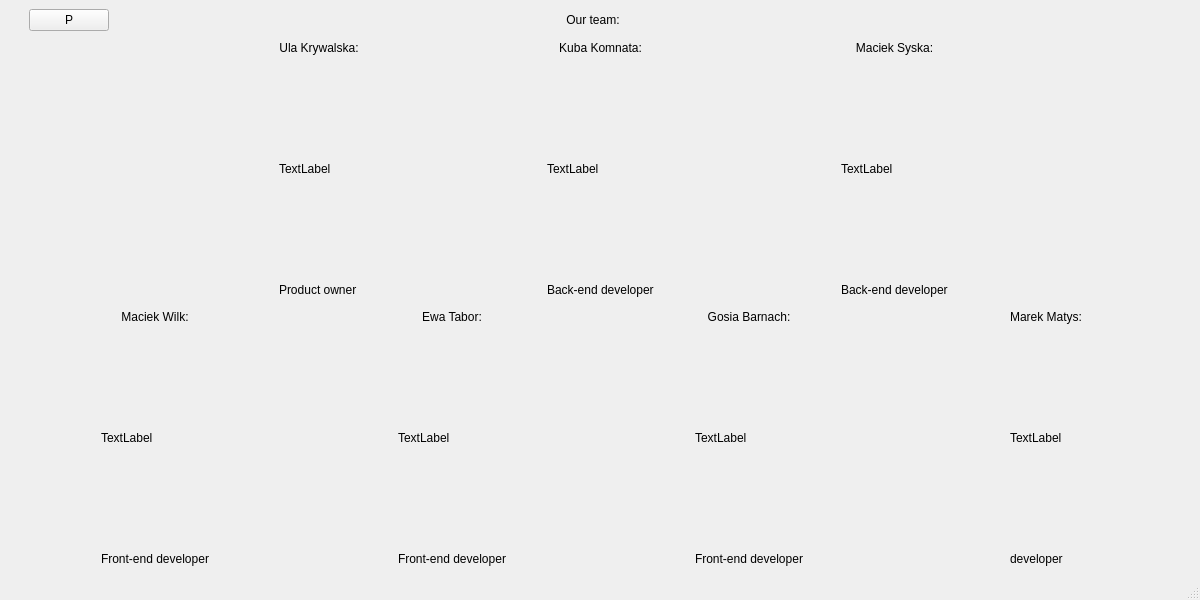
<?xml version="1.0" encoding="UTF-8"?>
<ui version="4.0">
 <class>MainWindow</class>
 <widget class="QMainWindow" name="MainWindow">
  <property name="geometry">
   <rect>
    <x>0</x>
    <y>0</y>
    <width>1200</width>
    <height>600</height>
   </rect>
  </property>
  <property name="windowTitle">
   <string>MainWindow</string>
  </property>
  <widget class="QWidget" name="centralwidget">
   <layout class="QGridLayout" name="gridLayout_2" rowstretch="0,0,0">
    <item row="1" column="0" colspan="4">
     <layout class="QHBoxLayout" name="horizontalLayout_2">
      <item>
       <layout class="QGridLayout" name="gridLayout_5" rowstretch="1,10,1">
        <item row="1" column="0">
         <spacer name="horizontalSpacer_2">
          <property name="orientation">
           <enum>Qt::Horizontal</enum>
          </property>
          <property name="sizeType">
           <enum>QSizePolicy::Expanding</enum>
          </property>
          <property name="sizeHint" stdset="0">
           <size>
            <width>40</width>
            <height>20</height>
           </size>
          </property>
         </spacer>
        </item>
        <item row="1" column="1">
         <widget class="QLabel" name="label_ula_img">
          <property name="text">
           <string>TextLabel</string>
          </property>
         </widget>
        </item>
        <item row="1" column="2">
         <spacer name="horizontalSpacer_3">
          <property name="orientation">
           <enum>Qt::Horizontal</enum>
          </property>
          <property name="sizeType">
           <enum>QSizePolicy::Minimum</enum>
          </property>
          <property name="sizeHint" stdset="0">
           <size>
            <width>40</width>
            <height>20</height>
           </size>
          </property>
         </spacer>
        </item>
        <item row="2" column="1">
         <widget class="QLabel" name="label_ula_desc">
          <property name="text">
           <string>Product owner</string>
          </property>
         </widget>
        </item>
        <item row="0" column="1">
         <widget class="QLabel" name="label_ula">
          <property name="text">
           <string>Ula Krywalska:</string>
          </property>
          <property name="alignment">
           <set>Qt::AlignCenter</set>
          </property>
         </widget>
        </item>
       </layout>
      </item>
      <item>
       <layout class="QGridLayout" name="gridLayout_6" rowstretch="1,10,1">
        <item row="1" column="0">
         <spacer name="horizontalSpacer_6">
          <property name="orientation">
           <enum>Qt::Horizontal</enum>
          </property>
          <property name="sizeType">
           <enum>QSizePolicy::Expanding</enum>
          </property>
          <property name="sizeHint" stdset="0">
           <size>
            <width>40</width>
            <height>20</height>
           </size>
          </property>
         </spacer>
        </item>
        <item row="0" column="1">
         <widget class="QLabel" name="label_kuba">
          <property name="text">
           <string>Kuba Komnata:</string>
          </property>
          <property name="alignment">
           <set>Qt::AlignCenter</set>
          </property>
         </widget>
        </item>
        <item row="1" column="1">
         <widget class="QLabel" name="label_kuba_img">
          <property name="text">
           <string>TextLabel</string>
          </property>
         </widget>
        </item>
        <item row="2" column="1">
         <widget class="QLabel" name="label_kuba_desc">
          <property name="text">
           <string>Back-end developer</string>
          </property>
         </widget>
        </item>
        <item row="1" column="2">
         <spacer name="horizontalSpacer_7">
          <property name="orientation">
           <enum>Qt::Horizontal</enum>
          </property>
          <property name="sizeType">
           <enum>QSizePolicy::Expanding</enum>
          </property>
          <property name="sizeHint" stdset="0">
           <size>
            <width>40</width>
            <height>20</height>
           </size>
          </property>
         </spacer>
        </item>
       </layout>
      </item>
      <item>
       <layout class="QGridLayout" name="gridLayout_7" rowstretch="1,10,1">
        <item row="1" column="1">
         <widget class="QLabel" name="label_maciek_s_img">
          <property name="text">
           <string>TextLabel</string>
          </property>
         </widget>
        </item>
        <item row="0" column="1">
         <widget class="QLabel" name="label_maciek_s">
          <property name="text">
           <string>Maciek Syska:</string>
          </property>
          <property name="alignment">
           <set>Qt::AlignCenter</set>
          </property>
         </widget>
        </item>
        <item row="2" column="1">
         <widget class="QLabel" name="label_maciek_s_desc">
          <property name="text">
           <string>Back-end developer</string>
          </property>
         </widget>
        </item>
        <item row="1" column="2">
         <spacer name="horizontalSpacer_8">
          <property name="orientation">
           <enum>Qt::Horizontal</enum>
          </property>
          <property name="sizeHint" stdset="0">
           <size>
            <width>40</width>
            <height>20</height>
           </size>
          </property>
         </spacer>
        </item>
        <item row="1" column="0">
         <spacer name="horizontalSpacer_9">
          <property name="orientation">
           <enum>Qt::Horizontal</enum>
          </property>
          <property name="sizeType">
           <enum>QSizePolicy::Minimum</enum>
          </property>
          <property name="sizeHint" stdset="0">
           <size>
            <width>40</width>
            <height>20</height>
           </size>
          </property>
         </spacer>
        </item>
       </layout>
      </item>
     </layout>
    </item>
    <item row="2" column="0" colspan="4">
     <layout class="QHBoxLayout" name="horizontalLayout_4">
      <item>
       <layout class="QGridLayout" name="gridLayout" rowstretch="1,10,1">
        <item row="1" column="2">
         <spacer name="horizontalSpacer_4">
          <property name="orientation">
           <enum>Qt::Horizontal</enum>
          </property>
          <property name="sizeHint" stdset="0">
           <size>
            <width>40</width>
            <height>20</height>
           </size>
          </property>
         </spacer>
        </item>
        <item row="1" column="1">
         <widget class="QLabel" name="label_maciek_w_img">
          <property name="text">
           <string>TextLabel</string>
          </property>
         </widget>
        </item>
        <item row="1" column="0">
         <spacer name="horizontalSpacer_5">
          <property name="orientation">
           <enum>Qt::Horizontal</enum>
          </property>
          <property name="sizeHint" stdset="0">
           <size>
            <width>40</width>
            <height>20</height>
           </size>
          </property>
         </spacer>
        </item>
        <item row="0" column="1">
         <widget class="QLabel" name="label_maciek_w">
          <property name="text">
           <string>Maciek Wilk:</string>
          </property>
          <property name="alignment">
           <set>Qt::AlignCenter</set>
          </property>
         </widget>
        </item>
        <item row="2" column="1">
         <widget class="QLabel" name="label_maciek_w_desc">
          <property name="text">
           <string>Front-end developer</string>
          </property>
         </widget>
        </item>
       </layout>
      </item>
      <item>
       <layout class="QGridLayout" name="gridLayout_4" rowstretch="1,10,1">
        <item row="2" column="1">
         <widget class="QLabel" name="label_ewa_desc">
          <property name="text">
           <string>Front-end developer</string>
          </property>
         </widget>
        </item>
        <item row="0" column="1">
         <widget class="QLabel" name="label_ewa">
          <property name="text">
           <string>Ewa Tabor:</string>
          </property>
          <property name="alignment">
           <set>Qt::AlignCenter</set>
          </property>
         </widget>
        </item>
        <item row="1" column="0">
         <spacer name="horizontalSpacer_12">
          <property name="orientation">
           <enum>Qt::Horizontal</enum>
          </property>
          <property name="sizeHint" stdset="0">
           <size>
            <width>40</width>
            <height>20</height>
           </size>
          </property>
         </spacer>
        </item>
        <item row="1" column="2">
         <spacer name="horizontalSpacer_13">
          <property name="orientation">
           <enum>Qt::Horizontal</enum>
          </property>
          <property name="sizeHint" stdset="0">
           <size>
            <width>40</width>
            <height>20</height>
           </size>
          </property>
         </spacer>
        </item>
        <item row="1" column="1">
         <widget class="QLabel" name="label_ewa_img">
          <property name="text">
           <string>TextLabel</string>
          </property>
         </widget>
        </item>
       </layout>
      </item>
      <item>
       <layout class="QGridLayout" name="gridLayout_3" rowstretch="1,10,1">
        <item row="0" column="1">
         <widget class="QLabel" name="label_gosia">
          <property name="text">
           <string>Gosia Barnach:</string>
          </property>
          <property name="alignment">
           <set>Qt::AlignCenter</set>
          </property>
         </widget>
        </item>
        <item row="1" column="2">
         <spacer name="horizontalSpacer_10">
          <property name="orientation">
           <enum>Qt::Horizontal</enum>
          </property>
          <property name="sizeHint" stdset="0">
           <size>
            <width>40</width>
            <height>20</height>
           </size>
          </property>
         </spacer>
        </item>
        <item row="1" column="1">
         <widget class="QLabel" name="label_gosia_img">
          <property name="text">
           <string>TextLabel</string>
          </property>
         </widget>
        </item>
        <item row="1" column="0">
         <spacer name="horizontalSpacer_11">
          <property name="orientation">
           <enum>Qt::Horizontal</enum>
          </property>
          <property name="sizeHint" stdset="0">
           <size>
            <width>40</width>
            <height>20</height>
           </size>
          </property>
         </spacer>
        </item>
        <item row="2" column="1">
         <widget class="QLabel" name="label_gosia_desc">
          <property name="text">
           <string>Front-end developer</string>
          </property>
         </widget>
        </item>
       </layout>
      </item>
      <item>
       <layout class="QGridLayout" name="gridLayout_9" rowstretch="1,10,1">
        <item row="2" column="1">
         <widget class="QLabel" name="label_marek_desc">
          <property name="text">
           <string>developer</string>
          </property>
         </widget>
        </item>
        <item row="1" column="0">
         <spacer name="horizontalSpacer_17">
          <property name="orientation">
           <enum>Qt::Horizontal</enum>
          </property>
          <property name="sizeHint" stdset="0">
           <size>
            <width>40</width>
            <height>20</height>
           </size>
          </property>
         </spacer>
        </item>
        <item row="1" column="1">
         <widget class="QLabel" name="label_marek_img">
          <property name="text">
           <string>TextLabel</string>
          </property>
         </widget>
        </item>
        <item row="0" column="1">
         <widget class="QLabel" name="label_marek">
          <property name="text">
           <string>Marek Matys:</string>
          </property>
          <property name="alignment">
           <set>Qt::AlignCenter</set>
          </property>
         </widget>
        </item>
        <item row="1" column="2">
         <spacer name="horizontalSpacer_18">
          <property name="orientation">
           <enum>Qt::Horizontal</enum>
          </property>
          <property name="sizeHint" stdset="0">
           <size>
            <width>40</width>
            <height>20</height>
           </size>
          </property>
         </spacer>
        </item>
       </layout>
      </item>
     </layout>
    </item>
    <item row="0" column="0" colspan="4">
     <layout class="QHBoxLayout" name="horizontalLayout">
      <item>
       <spacer name="horizontalSpacer_14">
        <property name="orientation">
         <enum>Qt::Horizontal</enum>
        </property>
        <property name="sizeType">
         <enum>QSizePolicy::Fixed</enum>
        </property>
        <property name="sizeHint" stdset="0">
         <size>
          <width>20</width>
          <height>20</height>
         </size>
        </property>
       </spacer>
      </item>
      <item>
       <widget class="QPushButton" name="button_return">
        <property name="text">
         <string>P</string>
        </property>
       </widget>
      </item>
      <item>
       <spacer name="horizontalSpacer_15">
        <property name="orientation">
         <enum>Qt::Horizontal</enum>
        </property>
        <property name="sizeType">
         <enum>QSizePolicy::Expanding</enum>
        </property>
        <property name="sizeHint" stdset="0">
         <size>
          <width>40</width>
          <height>20</height>
         </size>
        </property>
       </spacer>
      </item>
      <item>
       <widget class="QLabel" name="label">
        <property name="text">
         <string>Our team:</string>
        </property>
        <property name="alignment">
         <set>Qt::AlignCenter</set>
        </property>
       </widget>
      </item>
      <item>
       <spacer name="horizontalSpacer">
        <property name="orientation">
         <enum>Qt::Horizontal</enum>
        </property>
        <property name="sizeHint" stdset="0">
         <size>
          <width>40</width>
          <height>20</height>
         </size>
        </property>
       </spacer>
      </item>
      <item>
       <spacer name="horizontalSpacer_16">
        <property name="orientation">
         <enum>Qt::Horizontal</enum>
        </property>
        <property name="sizeType">
         <enum>QSizePolicy::Fixed</enum>
        </property>
        <property name="sizeHint" stdset="0">
         <size>
          <width>120</width>
          <height>20</height>
         </size>
        </property>
       </spacer>
      </item>
     </layout>
    </item>
   </layout>
  </widget>
  <widget class="QMenuBar" name="menubar">
   <property name="geometry">
    <rect>
     <x>0</x>
     <y>0</y>
     <width>1200</width>
     <height>26</height>
    </rect>
   </property>
  </widget>
  <widget class="QStatusBar" name="statusbar"/>
 </widget>
 <resources/>
 <connections/>
</ui>
